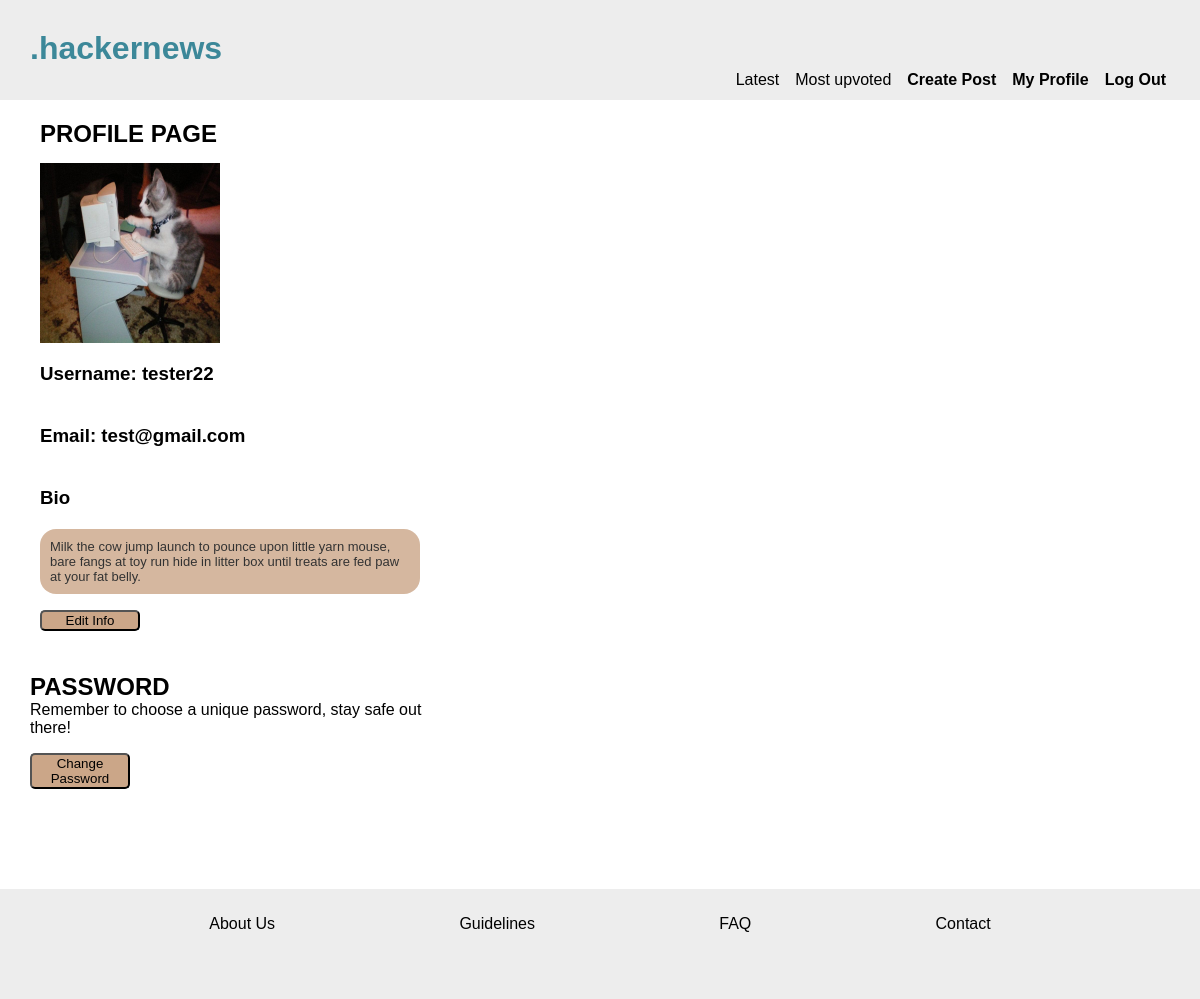
/profile.php (signed in), run on an earlier commit of the app's database.
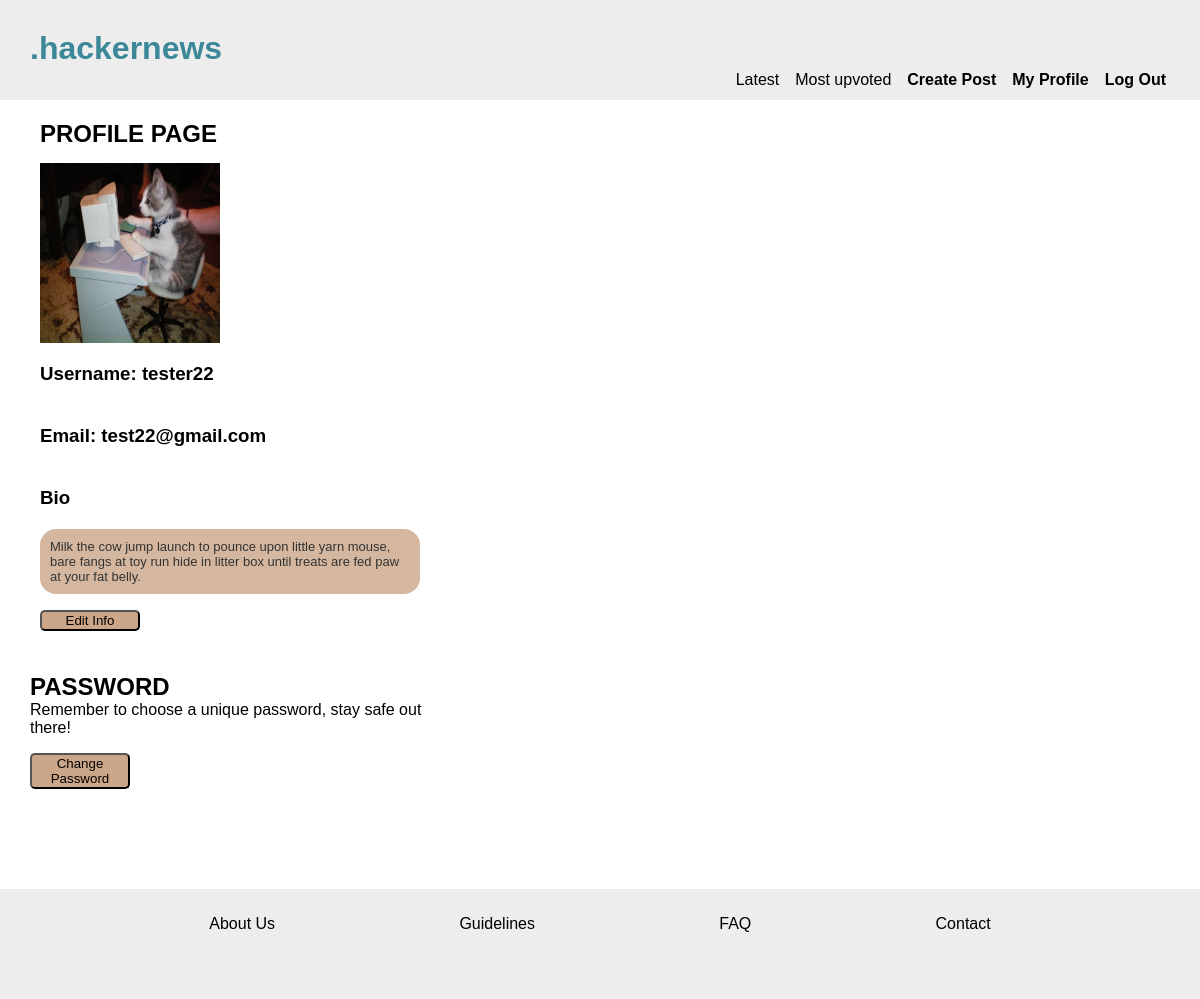
And on a later commit of the database.
### tables this page shows
CREATE TABLE users
(id INTEGER PRIMARY KEY,
username VARCHAR,
name VARCHAR,
email VARCHAR,
pwd VARCHAR, bio varchar);

### app/functions.php (called while the page is built, shortened)
<?php
function getUserById(PDO $pdo, int $id)
{
    $statement = $pdo->prepare('SELECT * FROM users WHERE id = :id');
    $statement->bindParam(':id', $id, PDO::PARAM_INT);
    $statement->execute();
    $user = $statement->fetch(PDO::FETCH_ASSOC);
    return $user;
}

### profile.php (the view, shortened to what this page needs)
<?php
require __DIR__ . '/app/autoload.php';
require __DIR__ . '/views/header.php';
$id = (int)$_SESSION['user']['id'];
$user = getUserById($pdo, $id);
?>
<main class="profileMain">
    <section class="profile-container">
        <h2>PROFILE PAGE</h2>
        <img src="assets/profile.jpg" alt="avatar">
        <h3>Username: <?= $user['username']; ?> </h3>
        <h3>Email: <?= $user['email'];?></h3>
        <h3>Bio </h3>
        <div class="bioBox"><?= $user['bio'];?> </div>
        <form action="/editProfile.php">
            <button type="submit">Edit Info</button>
        </form>
    </section>
    <section class="pwdSection">
        <h2>PASSWORD</h2>
        <p>Remember to choose a unique password, stay safe out there!</p>
        <form action="/editProfile.php">
            <button type="submit">Change Password</button>
        </form>
    </section>
</main>
<?php require __DIR__ . '/views/footer.php'; ?>

### views/header.php (shortened to what this page needs)
<!DOCTYPE html>
<html lang="en">
<head>
    <link rel="stylesheet" href="/assets/css/global.css">
    <link rel="stylesheet" href="/assets/css/header.css">
    <link rel="stylesheet" href="/assets/css/index.css">
    <link rel="stylesheet" href="/assets/css/footer.css">
    <link rel="stylesheet" href="/assets/css/forms.css">
    <link rel="stylesheet" href="/assets/css/login.css">
    <link rel="stylesheet" href="/assets/css/profile.css">
</head>
<body>
    <header>
        <h1><a href="index.php" id="titleLink">.hackernews</a></h1>
        <nav>
            <a href="index.php?order=latest">Latest</a>
            <a href="index.php?order=votes">Most upvoted</a>
            <?php if (isset($_SESSION['user'])) : ?>
                <a href="createPost.php" class="bold">Create Post</a>
                <a href="profile.php" class="bold">My Profile</a>
                <a href="app/users/logout.php" class="bold">Log Out</a>
            <?php else : ?>
                <a href="login.php" class="bold">Sign Up</a>
                <a href="login.php" class="bold">Sign In</a>
            <?php endif; ?>
        </nav>
    </header>

### views/footer.php
<!DOCTYPE html>
<html lang="en">
<footer>
    <nav>
        <a href="xx">About Us</a>
        <a href="xx">Guidelines</a>
        <a href="xx">FAQ</a>
        <a href="xx">Contact</a>
    </nav>
</footer>
</body>
</html>

### assets/css/global.css (style rules this page uses)
* { box-sizing: border-box; margin: 0; font-family: Arial, Helvetica, sans-serif; }
body { height: auto; }
:root { --header-footer-bg: rgb(237, 237, 237); --main-bg: rgb(237, 237, 237); --btn: rgb(203, 166, 136); --title-heading: rgb(60, 136, 153); }

### assets/css/header.css (style rules this page uses)
header { background-color: var(--header-footer-bg); text-align: left; font-family: 'Arial'; font-size: 1rem; padding: 30px; height: 100px; position: absolute; top: 0; width: 100%; z-index: 2; }
#titleLink { text-decoration: none; color: var(--title-heading); }
nav { display: flex; justify-content: flex-end; margin: 4px; }
header nav a { color: black; font-size: 1rem; text-decoration: none; margin-left: 1rem; }
.bold { font-weight: bold; }

### assets/css/footer.css (style rules this page uses)
footer { background-color: var(--header-footer-bg); text-align: center; font-family: 'Arial'; font-size: 1.2rem; padding: 15px; height: 9rem; position: static; bottom: 0; width: 100%; z-index: 0; }
footer nav { display: flex; flex-direction: column; justify-content: space-evenly; margin: 10px; line-height: 20px; }
nav a { color: black; font-size: 1rem; text-decoration: none; }
@media screen and (min-width: 700px) { footer { background-color: var(--header-footer-bg); text-align: center; font-family: 'Arial'; font-size: 1.5rem; padding: 15px; height: 110px; bottom: 0; width: 100%; } }
@media screen and (min-width: 700px) { footer nav { display: flex; flex-direction: row; justify-content: space-evenly; margin: 10px; } }

### assets/css/forms.css (style rules this page uses)
form { display: flex; flex-direction: column; line-height: 1.5rem; }
button { border-radius: 5px; max-width: 100px; background-color: var(--btn); margin-top: 1rem; }
.bioBox { border-style: none; border-radius: 1rem; border-width: 2px; background-color: var(--btn); padding: 10px; font-size: small; opacity: 0.8; }

### assets/css/profile.css (style rules this page uses)
.profileMain { display: flex; flex-direction: column; margin-top: 110px; margin-bottom: 100px; margin-left: 30px; max-width: 400px; }
.profile-container { display: flex; flex-direction: column; padding: 10px; margin-bottom: 2rem; justify-content: space-evenly; }
h3 { margin-top: 20px; margin-bottom: 20px;; }
img { width: 180px; height: 180px; margin-top: 15px; }

What changed in the data, as far as the page shows it:
changed users "tester22": email "test@gmail.com" → "test22@gmail.com"
